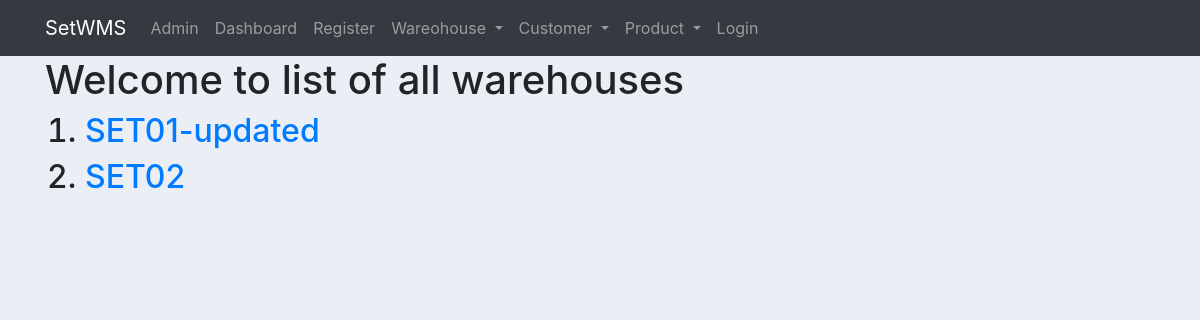
Page /set_app/warehouses/ on the earlier database version.
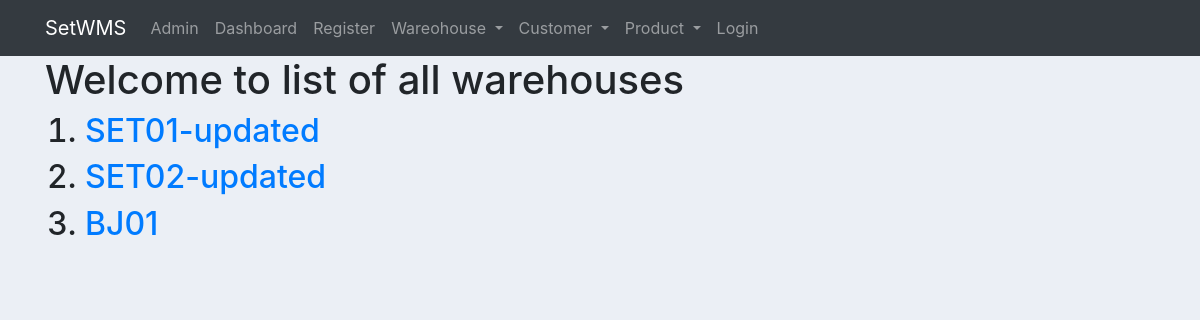
Same page on the later database version.
### set_app/models.py (models this page shows, shortened)
class Warehouse(models.Model):
	name = models.CharField(max_length=256, default="warehouse name")
	tel1 = models.CharField(max_length=256, default="XXXXXXXX")
	tel2 = models.CharField(max_length=256, default="XXXXXXXX")
	email = models.EmailField()
	address = models.CharField(max_length=512, default="address")
	postcode = models.CharField(max_length=10, default="XXXXXXXXXX")
	timestamp_created = models.DateTimeField(auto_now_add=True)

### set_app/views.py (the view)
# urls.py: path('warehouses/', views.WarehouseListView.as_view(), name='warehouse_list'),
class WarehouseListView(ListView):
	context_object_name = 'warehouses'
	model = Warehouse

### set_app/templates/set_app/warehouse_list.html
{% extends "set_app/set_app_base.html" %}
{% block body_block %}
    <h1>Welcome to list of all warehouses</h1>
    <ol>
        {% for warehouse in warehouses %}
            <h2>
                <li><a href="{{ warehouse.id }}">{{ warehouse.name }}</a></li>
            </h2>
        {% endfor %}
    </ol>
{% endblock %}

Differences in the rows shown:
changed Warehouse: name "SET02" → "SET02-updated"
added Warehouse: name "BJ01"
